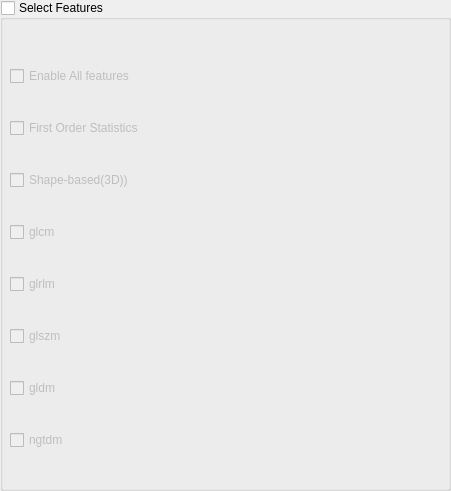
      <widget class="QGroupBox" name="groupBox">
       <property name="enabled">
        <bool>true</bool>
       </property>
       <property name="geometry">
        <rect>
         <x>10</x>
         <y>510</y>
         <width>451</width>
         <height>491</height>
        </rect>
       </property>
       <property name="styleSheet">
        <string notr="true"/>
       </property>
       <property name="title">
        <string>Select Features</string>
       </property>
       <property name="checkable">
        <bool>true</bool>
       </property>
       <property name="checked">
        <bool>false</bool>
       </property>
       <widget class="QWidget" name="verticalLayoutWidget">
        <property name="geometry">
         <rect>
          <x>10</x>
          <y>40</y>
          <width>431</width>
          <height>441</height>
         </rect>
        </property>
        <layout class="QVBoxLayout" name="verticalLayout">
         <item>
          <widget class="QCheckBox" name="checkBox_Bin1_2">
           <property name="text">
            <string>Enable All features</string>
           </property>
          </widget>
         </item>
         <item>
          <widget class="QCheckBox" name="checkBox_First">
           <property name="autoFillBackground">
            <bool>false</bool>
           </property>
           <property name="styleSheet">
            <string notr="true"/>
           </property>
           <property name="text">
            <string>First Order Statistics</string>
           </property>
          </widget>
         </item>
         <item>
          <widget class="QCheckBox" name="checkBox_shape">
           <property name="autoFillBackground">
            <bool>false</bool>
           </property>
           <property name="styleSheet">
            <string notr="true"/>
           </property>
           <property name="text">
            <string>Shape-based(3D))</string>
           </property>
          </widget>
         </item>
         <item>
          <widget class="QCheckBox" name="checkBox_glcm">
           <property name="autoFillBackground">
            <bool>false</bool>
           </property>
           <property name="styleSheet">
            <string notr="true"/>
           </property>
           <property name="text">
            <string>glcm</string>
           </property>
          </widget>
         </item>
         <item>
          <widget class="QCheckBox" name="checkBox_glrlm">
           <property name="autoFillBackground">
            <bool>false</bool>
           </property>
           <property name="styleSheet">
            <string notr="true"/>
           </property>
           <property name="text">
            <string>glrlm</string>
           </property>
          </widget>
         </item>
         <item>
          <widget class="QCheckBox" name="checkBox_glszm">
           <property name="autoFillBackground">
            <bool>false</bool>
           </property>
           <property name="styleSheet">
            <string notr="true"/>
           </property>
           <property name="text">
            <string>glszm</string>
           </property>
          </widget>
         </item>
         <item>
          <widget class="QCheckBox" name="checkBox_gldm">
           <property name="autoFillBackground">
            <bool>false</bool>
           </property>
           <property name="styleSheet">
            <string notr="true"/>
           </property>
           <property name="text">
            <string>gldm</string>
           </property>
          </widget>
         </item>
         <item>
          <widget class="QCheckBox" name="checkBox_ngtdm">
           <property name="autoFillBackground">
            <bool>false</bool>
           </property>
           <property name="styleSheet">
            <string notr="true"/>
           </property>
           <property name="text">
            <string>ngtdm</string>
           </property>
          </widget>
         </item>
        </layout>
       </widget>
      </widget>
